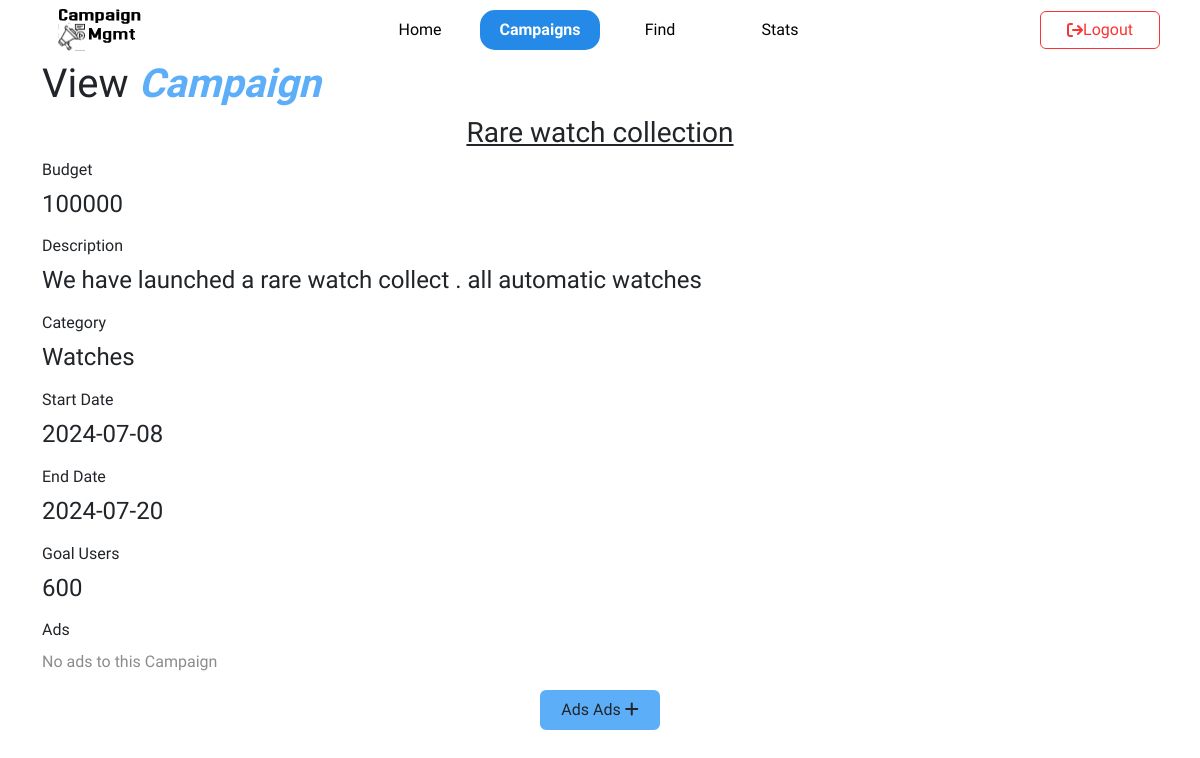
Before: /sponsor/view_campaign/4 (signed in) with the older database file.
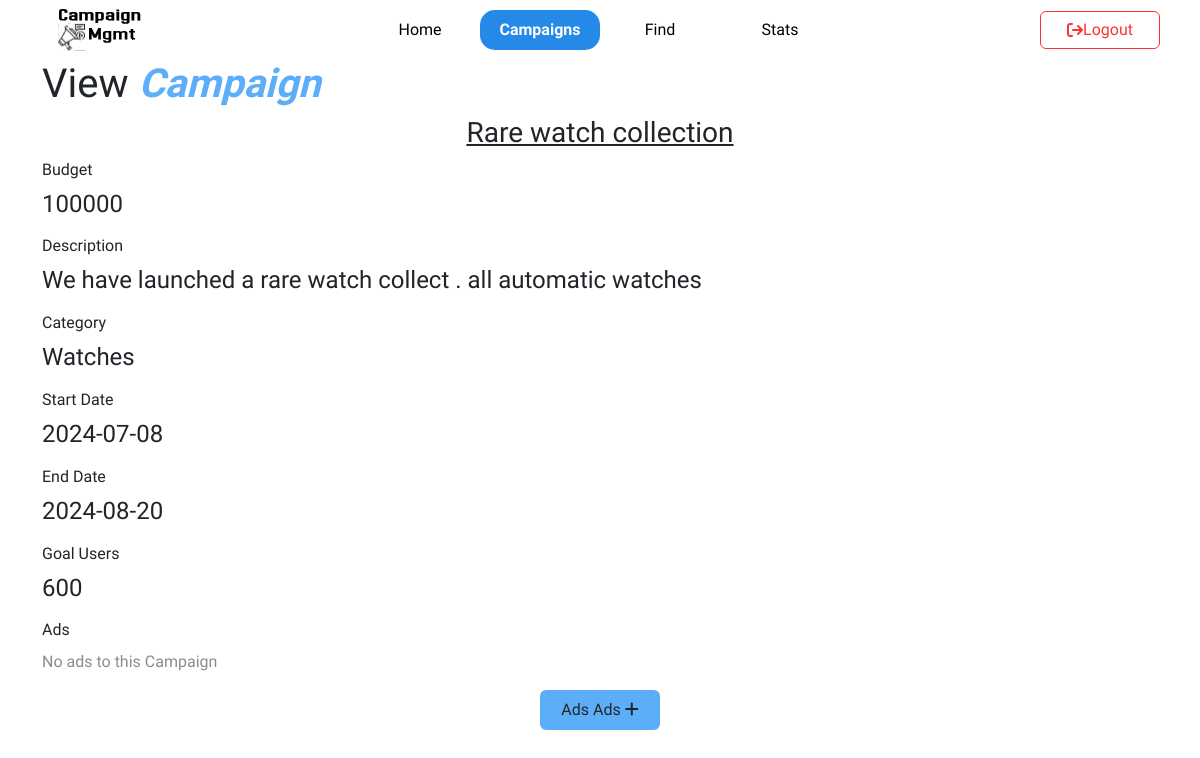
After: the same page with the newer database file.
### model.py (models this page shows)
class Campaign(db.Model):
    id = db.Column(db.Integer, primary_key=True, autoincrement=True)
    spon_id = db.Column(db.Integer, db.ForeignKey('sponsor.id'), nullable=False)
    name = db.Column(db.String(80), nullable=False)
    budget = db.Column(db.Integer, nullable=False)
    description = db.Column(db.String(255))
    category = db.Column(db.String(50))
    status = db.Column(db.String(20))
    start_date = db.Column(db.Date, nullable=True)
    end_date = db.Column(db.Date, nullable=True)
    goal_users = db.Column(db.String(80))
    is_flagged = db.Column(db.Boolean)
    ads = db.relationship('Ad', backref='campaign', lazy=True, cascade='all, delete-orphan')

### routes_spon.py (the view)
@app.route('/sponsor/view_campaign/<int:camp_id>')
@sponsor_required
def spon_view_camp(camp_id):
    camp = Campaign.query.filter_by(id=camp_id).first()
    ads = Ad.query.filter_by(campaign_id=camp.id).all()
    return render_template('sponsor/view_camp.html', active='campaigns', camp=camp,ads=ads)

### wrappers.py (called while the page is built)
def login_required(func):
    @wraps(func)
    def wrapper(*args, **kwargs):
        if 'username' not in session:
            flash("You need to login first","danger")
            return redirect(url_for('login'))
        retrieve_user()
        if not user:
            session.clear()
            return redirect(url_for('login'))
        return func(*args, **kwargs)
    return wrapper

def retrieve_user():
    global user
    user = User.query.filter_by(username=session['username']).first()

def sponsor_required(func):
    @wraps(func)
    @login_required
    def wrapper(*args, **kwargs):
        if user.username != session['username'] or user.role != session['role'] or user.role != 'sponsor':
            session.clear()
            flash("Not authorized","danger")
            return redirect(url_for('login'))
        return func(*args, **kwargs)
    return wrapper

### templates/sponsor/view_camp.html (shortened to what this page needs)
{% extends 'layout_inner.html' %}
{% block content %}
<div class="container">
    <h1>View <span class="heading">Campaign</span></h1>
    <h3 style="text-decoration: underline; text-align: center;">{{ camp.name }}</h3>
    <div class="mb-3">
        <label for="campaign_budget" class="form-label">Budget</label>
        <h4 id="campaign_budget">{{ camp.budget }}</h4>
    </div>
    <div class="mb-3">
        <label for="campaign_description" class="form-label">Description</label>
        <h4 id="campaign_description">{{ camp.description }}</h4>
    </div>
    <div class="mb-3">
        <label for="campaign_category" class="form-label">Category</label>
        <h4 id="campaign_category">{{ camp.category }}</h4>
    </div>
    <div class="mb-3">
        <label for="campaign_start_date" class="form-label">Start Date</label>
        <h4 id="campaign_start_date">{{ camp.start_date }}</h4>
    </div>
    <div class="mb-3">
        <label for="campaign_end_date" class="form-label">End Date</label>
        <h4 id="campaign_end_date">{{ camp.end_date }}</h4>
    </div>
    <div class="mb-3">
        <label for="campaign_goal_users" class="form-label">Goal Users</label>
        <h4 id="campaign_goal_users">{{ camp.goal_users }}</h4>
    </div>
    <div class="mb-3">
        <label for="campaign_goal_users" class="form-label">Ads</label>
        {% if ads | length == 0 %}
            <p class="p_label">No ads to this Campaign</p>
        {% endif %}
    </div>
    <div class="center_item" style="margin-bottom: 25px;">
        <form action="{{url_for('spon_add_ad')}}">
            <button type="submit" class="btn" style="width: 10vw">
                Ads Ads
                <i class="fa-solid fa-plus"></i>
          </button>
        </form>
    </div>
</div>
{% endblock %}

Changed rows visible on the page:
changed Campaign "Rare watch collection": end_date "2024-07-20" → "2024-08-20"
